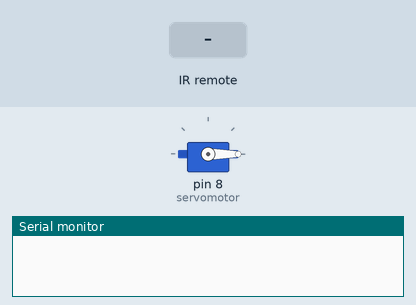
Recording of a sketch running on a simulated Arduino Uno, built with avr-gcc and run on an emulated ATmega328P. Parts: servo, the last lines printed to the serial monitor. The test bench sets the inputs (shaded band).

Above: at 1.2 s.
1.3 s: infrared code 0x77E1BAC3 received
At 2.5 s:
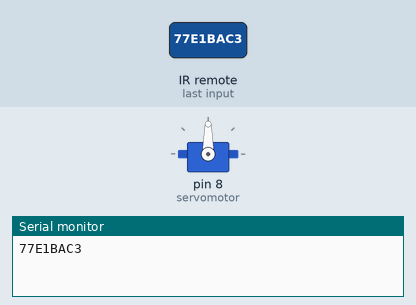
2.8 s: infrared code 0x77E140C3 received
At 3.6 s:
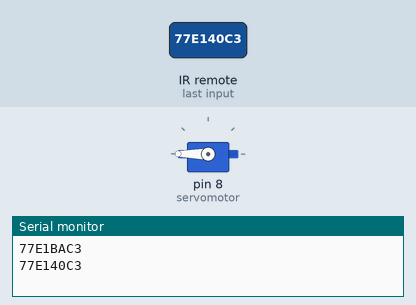
4.3 s: infrared code 0x77E1E0C3 received
At 4.8 s:
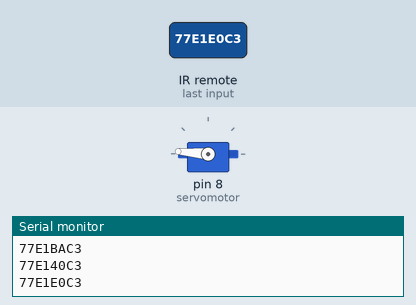
5.8 s: infrared code 0x77E110C3 received
At 7.1 s:
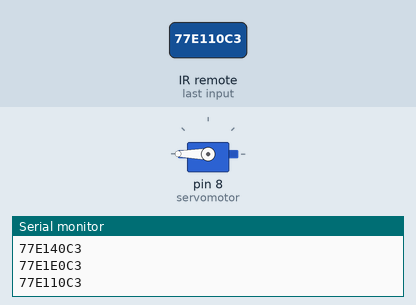
Timing chart, 0 to 8.3 s (numbered marks = the images above; inputs shaded):
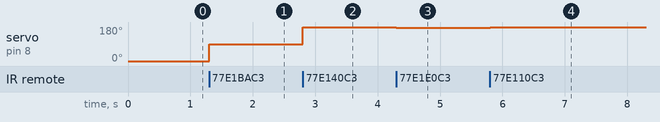

The sketch:

control_servo_mando_appletv_2ndG_receptor_infrarojo.ino
```cpp
#include <IRremote.h>
#include <Servo.h>

#define RECV_PIN 11 // define input pin on Arduino
#define servomotor 8

IRrecv irrecv (RECV_PIN);
decode_results results;
Servo myservo;

int angle=0;
int angle_increment=5;

void setup ()
{
  Serial.begin (9600);
  irrecv.enableIRIn (); // Start the receiver
  myservo.attach(servomotor);
}

void loop () {
  if (irrecv.decode (& results)) {
    Serial.println (results.value, HEX);
    irrecv.resume (); // Receive the next value
  }
  if(results.value==0x77E1BAC3) //Central button
  {
    angle=90;
  }
  else if (results.value==0x77E17AC3) //Play button
  {
    angle=0;
  }
  else if (results.value==0x77E140C3) //Menu button
  {
    angle=180;
  }
  else if (results.value==0x77E1E0C3) //Right button
  {
    if(angle>0)
    {
      angle=angle-angle_increment;
    }
    results.value=0;
  }
  else if (results.value==0x77E110C3) //Left button
  {
    if(angle<180)
    {
      angle=angle+angle_increment;
    }
    results.value=0;
  }
  else if (results.value==0x77E1D0C3) //Up button
  {
    if(angle_increment<180)
    {
    angle_increment=angle_increment+5;
    }
    results.value=0;
  }
  else if (results.value==0x77E1B0C3) //Down button
  {
    if(angle_increment>5)
    {
    angle_increment=angle_increment-5;
    }
    results.value=0;
  }
  myservo.write(angle);

}

/*

 Hexadecimal values of the buttons

  - Central button : 77E1BAC3
                     End of pulse 77E120C3


  - Play/pause button: 77E17AC3
                       End of pulse 77E120C3


  - Menu button    : 77E140C3

  - Right button   : 77E1E0C3

  - Left button    : 77E110C3

  - Up button      : 77E1D0C3

  - Down button    : 77E1B0C3

 */
```

Measured:
- after the input at 1.3 s, servo on pin 8 (servomotor): 0° → 90° at once
- after the input at 2.8 s, servo on pin 8 (servomotor): 90° → 180° at once
- after the input at 4.3 s, servo on pin 8 (servomotor): 180° → 175° at once
- after the input at 5.8 s, servo on pin 8 (servomotor): 175° → 180° at once
